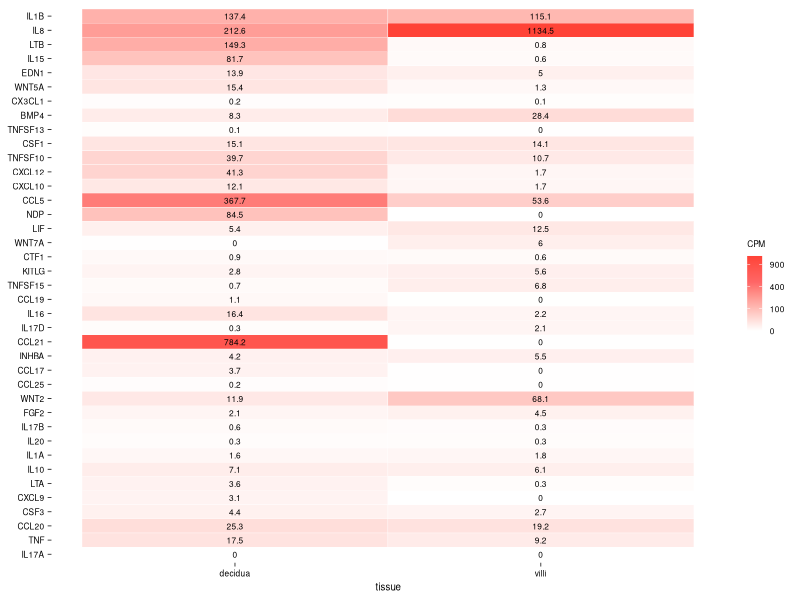

The R source for this figure:
### pacakges ==================================================================
library(tidyverse)

### data ======================================================================
dec <- read.csv("data/hsap_single-cell/decidua_cpm_mean.csv")
vil <- read.csv("data/hsap_single-cell/villi_cpm_mean.csv")

### prepare data for plotting =================================================
# join
dat <- inner_join(dec, vil, by = "hsap_gene_name")

# subset
geneorder <- c("IL17A", "TNF", "CCL20", "CSF3", 
               "CXCL9", "LTA",
               "IL10", "IL1A", 
               "IL20", "IL17B", "FGF2", "WNT2", "CCL25", "CCL17",    
               "INHBA", "CCL21", "IL17D","IL16","CCL19", "TNFSF15", "KITLG", "CTF1",  
               "WNT7A", "LIF", "NDP", "CCL5", "CXCL10", 
               "CXCL12", "TNFSF10", "CSF1", "TNFSF13", "BMP4", "CX3CL1", "WNT5A", "EDN1", "IL15", "LTB", "IL8", "IL1B") # Same gene order as in Fig 3A.

dat <- dat[which(dat$hsap_gene_name %in% geneorder), ]

# melt
dat.long <- pivot_longer(data = dat, 
                         cols = c("decidua", "villi"), 
                         names_to = "tissue", 
                         values_to = "cpm")

dat.long$hsap_gene_name <- factor(dat.long$hsap_gene_name, levels = geneorder)

### plot ======================================================================
p <- ggplot(dat = dat.long,
            aes(x = tissue, y = hsap_gene_name, label = round(cpm, 1))) +
  geom_tile(aes(fill = sqrt(cpm)), color = "white") +
  scale_fill_gradient2(low='#FFFFFF', mid = '#FF6666', high = '#FF0000', 
                       midpoint = 22, 
                       guide = 'colourbar',
                       name = "CPM",
                       breaks = c(0, 10, 20, 30),
                       labels = c(0, 100, 400, 900)) +
  geom_text(size = 6/.pt) +
  theme_minimal() +
  theme(
    panel.grid = element_blank(),
    axis.title.y = element_blank(),
    axis.text.x = element_text(size = 6, colour = 'black'),
    axis.text.y = element_text(size = 6, colour = 'black'),
    axis.title.x = element_text(size = 7, colour = 'black'),
    axis.ticks = element_line(size = 0.25, colour = "black"),
    legend.key.size = unit(0.75, "lines"),
    legend.title = element_text(size = 6, colour = "black"),
    legend.text = element_text(size = 6, colour = "black")
  ) 

ggsave(
  filename = "results/fig_supp_01_hsap-single-cell/fig_supp_01_hsap-cytokines.pdf",
  p,
  width = 3, height = 6, units = "in"
)
  
### end =======================================================================
  
